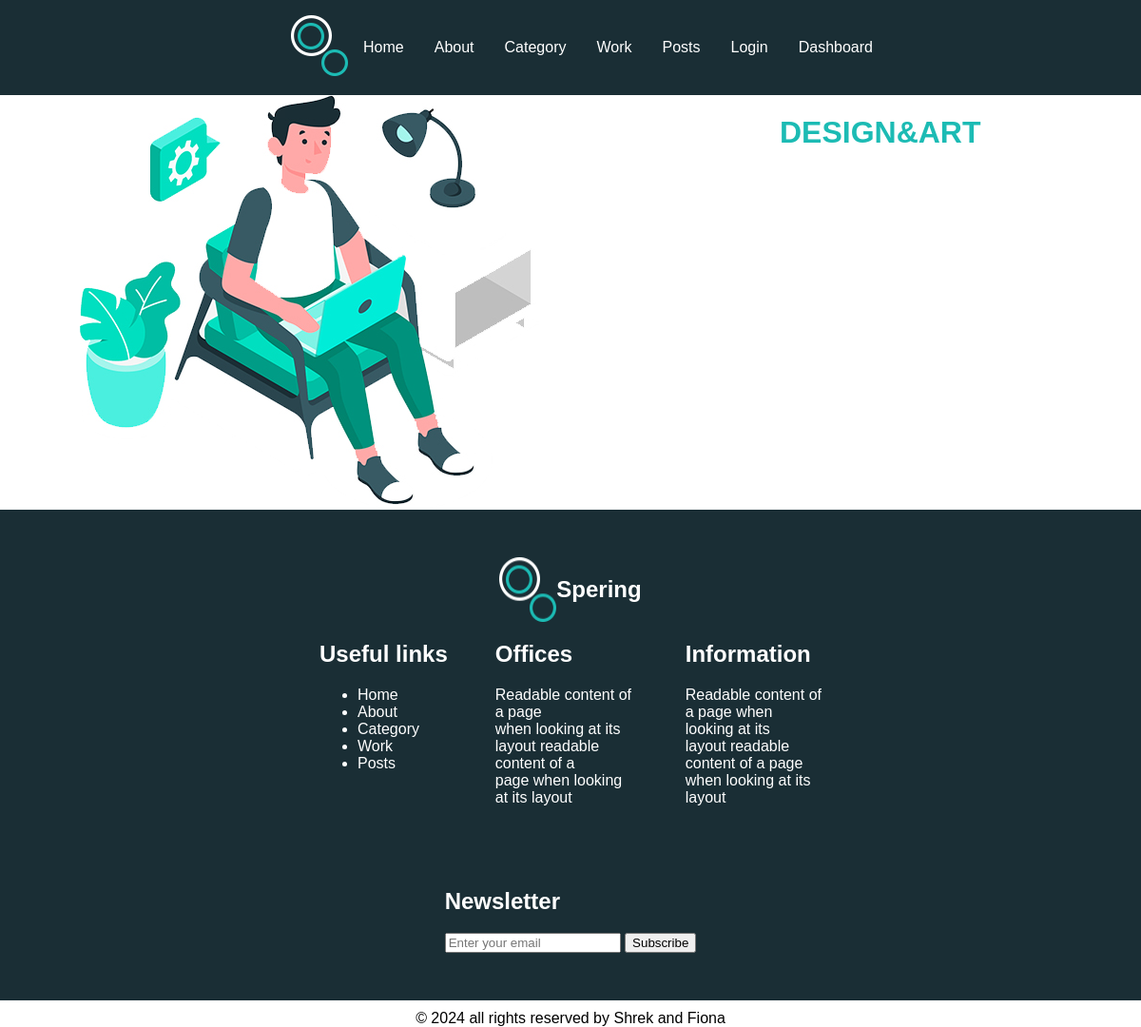
Page /category/4/ on the earlier database version.
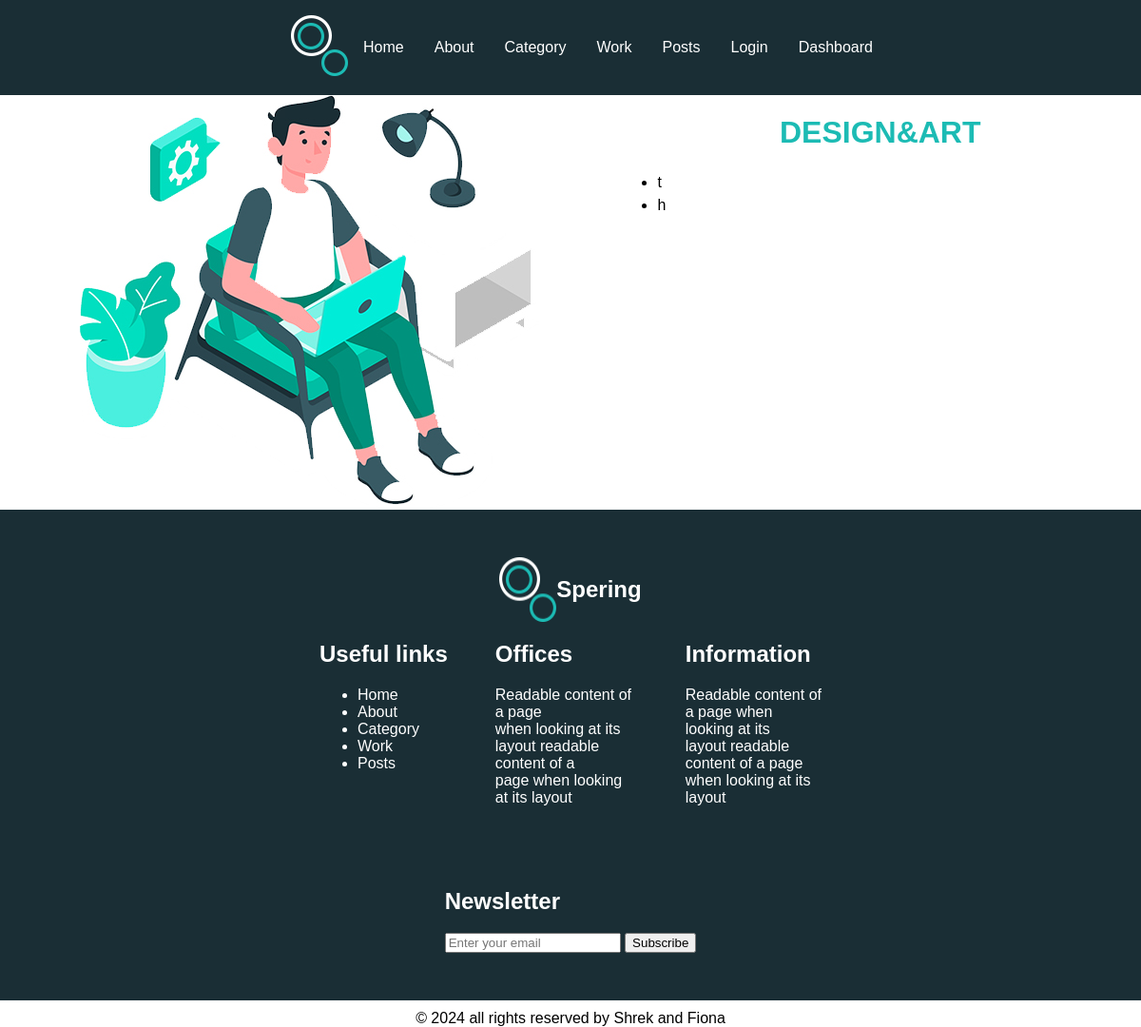
Same page on the later database version.
### myApp/models.py (models this page shows, shortened)
class Post(models.Model):
    title = models.CharField(max_length=50)
    author_name = models.ForeignKey(User, on_delete=models.CASCADE)
    content = models.TextField(null=False, blank = False)
    created_at = models.DateTimeField(auto_now_add=True)
    update = models.DateTimeField(auto_now=True)
    genres = models.ManyToManyField(Genre)

### myApp/views.py (the view)
# urls.py: path('category/<int:category_id>/', views.category_page, name='category_page'),
def category_page(request, category_id):
    category = get_object_or_404(Genre, id=category_id)
    posts = Post.objects.filter(genres=category)
    return render(request, 'myApp/category_page.html', {'category': category, 'posts': posts})

### myApp/context_processors.py (called while the page is built)
def genres_processor(request):
    return {'genres': Genre.objects.all()}

### myApp/templates/myApp/category_page.html (shortened to what this page needs)
{% load static %}
<!DOCTYPE html>
<html lang="en">
<head>
    <link rel="stylesheet" href="{% static 'style.css' %}">
</head>
<body>
<div class="grid-layout container">
    {% include 'myApp/header.html' %}
    <div class="sidebar">
        <img src="{% static 'images/experience-img.jpg' %}" class="image indexImage" alt="">
    </div>
    <div class="main">
        <h1 class="genreName">{{ category.name }}</h1>
        <ul>
            {% for post in posts %}
                <li>
                    <a class="liA" href="{% url 'post_detail' post.id %}">{{ post.title }}</a>
                </li>
            {% endfor %}
        </ul>
    </div>
    {% include 'myApp/footer.html' %}
</div>
</body>
</html>

Differences in the rows shown:
added Post: title "t"
added Post: title "h"
